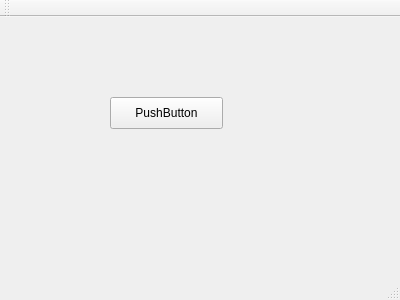
<?xml version="1.0" encoding="UTF-8"?>
<ui version="4.0">
 <class>MainWindow</class>
 <widget class="QMainWindow" name="MainWindow">
  <property name="geometry">
   <rect>
    <x>0</x>
    <y>0</y>
    <width>400</width>
    <height>300</height>
   </rect>
  </property>
  <property name="windowTitle">
   <string>MainWindow</string>
  </property>
  <widget class="QWidget" name="centralWidget">
   <widget class="QPushButton" name="pushButton">
    <property name="geometry">
     <rect>
      <x>110</x>
      <y>80</y>
      <width>113</width>
      <height>32</height>
     </rect>
    </property>
    <property name="text">
     <string>PushButton</string>
    </property>
   </widget>
  </widget>
  <widget class="QMenuBar" name="menuBar">
   <property name="geometry">
    <rect>
     <x>0</x>
     <y>0</y>
     <width>400</width>
     <height>22</height>
    </rect>
   </property>
  </widget>
  <widget class="QToolBar" name="mainToolBar">
   <attribute name="toolBarArea">
    <enum>TopToolBarArea</enum>
   </attribute>
   <attribute name="toolBarBreak">
    <bool>false</bool>
   </attribute>
  </widget>
  <widget class="QStatusBar" name="statusBar"/>
 </widget>
 <layoutdefault spacing="6" margin="11"/>
 <resources/>
 <connections/>
</ui>
